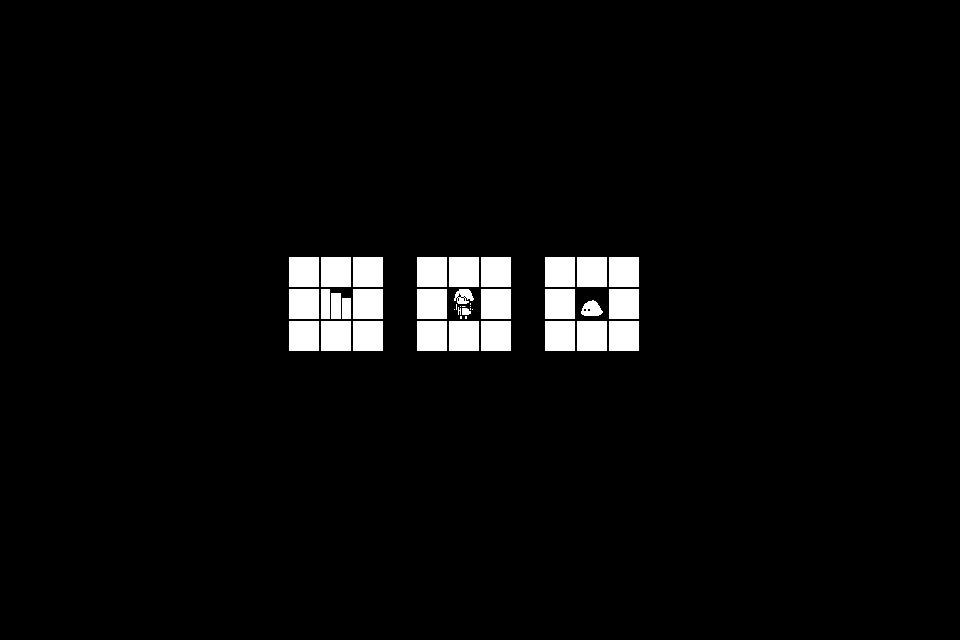

This is a level from a 2D game, rendered from its Tiled map with the project's own tilesets. A one-line summary and the complete map file follow:
An orthogonal 30x20 tile map with 32x32 px tiles, 3 tile layers (Tile Layer 1, Tile Layer 2, Tile Layer 3).

<map version="1.10" tiledversion="1.11.0" orientation="orthogonal" renderorder="right-down" width="30" height="20" tilewidth="32" tileheight="32" infinite="0" nextlayerid="4" nextobjectid="1">
 <editorsettings>
  <export target="../final_stage.json" format="json" />
 </editorsettings>
 <tileset firstgid="1" source="tileset.tsx" />
 <layer id="1" name="Tile Layer 1" width="30" height="20">
  <data encoding="csv">
3,3,3,3,3,3,3,3,3,3,3,3,3,3,3,3,3,3,3,3,3,3,3,3,3,3,3,3,3,3,
3,3,3,3,3,3,3,3,3,3,3,3,3,3,3,3,3,3,3,3,3,3,3,3,3,3,3,3,3,3,
3,3,3,3,3,3,3,3,3,3,3,3,3,3,3,3,3,3,3,3,3,3,3,3,3,3,3,3,3,3,
3,3,3,3,3,3,3,3,3,3,3,3,3,3,3,3,3,3,3,3,3,3,3,3,3,3,3,3,3,3,
3,3,3,3,3,3,3,3,3,3,3,3,3,3,3,3,3,3,3,3,3,3,3,3,3,3,3,3,3,3,
3,3,3,3,3,3,3,3,3,3,3,3,3,3,3,3,3,3,3,3,3,3,3,3,3,3,3,3,3,3,
3,3,3,3,3,3,3,3,3,3,3,3,3,3,3,3,3,3,3,3,3,3,3,3,3,3,3,3,3,3,
3,3,3,3,3,3,3,3,3,3,3,3,3,3,3,3,3,3,3,3,3,3,3,3,3,3,3,3,3,3,
3,3,3,3,3,3,3,3,3,3,3,3,3,3,3,3,3,3,3,3,3,3,3,3,3,3,3,3,3,3,
3,3,3,3,3,3,3,3,3,3,3,3,3,3,3,3,3,3,3,3,3,3,3,3,3,3,3,3,3,3,
3,3,3,3,3,3,3,3,3,3,3,3,3,3,3,3,3,3,3,3,3,3,3,3,3,3,3,3,3,3,
3,3,3,3,3,3,3,3,3,3,3,3,3,3,3,3,3,3,3,3,3,3,3,3,3,3,3,3,3,3,
3,3,3,3,3,3,3,3,3,3,3,3,3,3,3,3,3,3,3,3,3,3,3,3,3,3,3,3,3,3,
3,3,3,3,3,3,3,3,3,3,3,3,3,3,3,3,3,3,3,3,3,3,3,3,3,3,3,3,3,3,
3,3,3,3,3,3,3,3,3,3,3,3,3,3,3,3,3,3,3,3,3,3,3,3,3,3,3,3,3,3,
3,3,3,3,3,3,3,3,3,3,3,3,3,3,3,3,3,3,3,3,3,3,3,3,3,3,3,3,3,3,
3,3,3,3,3,3,3,3,3,3,3,3,3,3,3,3,3,3,3,3,3,3,3,3,3,3,3,3,3,3,
3,3,3,3,3,3,3,3,3,3,3,3,3,3,3,3,3,3,3,3,3,3,3,3,3,3,3,3,3,3,
3,3,3,3,3,3,3,3,3,3,3,3,3,3,3,3,3,3,3,3,3,3,3,3,3,3,3,3,3,3,
3,3,3,3,3,3,3,3,3,3,3,3,3,3,3,3,3,3,3,3,3,3,3,3,3,3,3,3,3,3
</data>
 </layer>
 <layer id="2" name="Tile Layer 2" width="30" height="20">
  <data encoding="csv">
0,0,0,0,0,0,0,0,0,0,0,0,0,0,0,0,0,0,0,0,0,0,0,0,0,0,0,0,0,0,
0,0,0,0,0,0,0,0,0,0,0,0,0,0,0,0,0,0,0,0,0,0,0,0,0,0,0,0,0,0,
0,0,0,0,0,0,0,0,0,0,0,0,0,0,0,0,0,0,0,0,0,0,0,0,0,0,0,0,0,0,
0,0,0,0,0,0,0,0,0,0,0,0,0,0,0,0,0,0,0,0,0,0,0,0,0,0,0,0,0,0,
0,0,0,0,0,0,0,0,0,0,0,0,0,0,0,0,0,0,0,0,0,0,0,0,0,0,0,0,0,0,
0,0,0,0,0,0,0,0,0,0,0,0,0,0,0,0,0,0,0,0,0,0,0,0,0,0,0,0,0,0,
0,0,0,0,0,0,0,0,0,0,0,0,0,0,0,0,0,0,0,0,0,0,0,0,0,0,0,0,0,0,
0,0,0,0,0,0,0,0,0,0,0,0,0,0,0,0,0,0,0,0,0,0,0,0,0,0,0,0,0,0,
0,0,0,0,0,0,0,0,0,4,4,4,0,4,4,4,0,4,4,4,0,0,0,0,0,0,0,0,0,0,
0,0,0,0,0,0,0,0,0,4,0,4,0,4,0,4,0,4,0,4,0,0,0,0,0,0,0,0,0,0,
0,0,0,0,0,0,0,0,0,4,4,4,0,4,4,4,0,4,4,4,0,0,0,0,0,0,0,0,0,0,
0,0,0,0,0,0,0,0,0,0,0,0,0,0,0,0,0,0,0,0,0,0,0,0,0,0,0,0,0,0,
0,0,0,0,0,0,0,0,0,0,0,0,0,0,0,0,0,0,0,0,0,0,0,0,0,0,0,0,0,0,
0,0,0,0,0,0,0,0,0,0,0,0,0,0,0,0,0,0,0,0,0,0,0,0,0,0,0,0,0,0,
0,0,0,0,0,0,0,0,0,0,0,0,0,0,0,0,0,0,0,0,0,0,0,0,0,0,0,0,0,0,
0,0,0,0,0,0,0,0,0,0,0,0,0,0,0,0,0,0,0,0,0,0,0,0,0,0,0,0,0,0,
0,0,0,0,0,0,0,0,0,0,0,0,0,0,0,0,0,0,0,0,0,0,0,0,0,0,0,0,0,0,
0,0,0,0,0,0,0,0,0,0,0,0,0,0,0,0,0,0,0,0,0,0,0,0,0,0,0,0,0,0,
0,0,0,0,0,0,0,0,0,0,0,0,0,0,0,0,0,0,0,0,0,0,0,0,0,0,0,0,0,0,
0,0,0,0,0,0,0,0,0,0,0,0,0,0,0,0,0,0,0,0,0,0,0,0,0,0,0,0,0,0
</data>
 </layer>
 <layer id="3" name="Tile Layer 3" width="30" height="20">
  <data encoding="csv">
0,0,0,0,0,0,0,0,0,0,0,0,0,0,0,0,0,0,0,0,0,0,0,0,0,0,0,0,0,0,
0,0,0,0,0,0,0,0,0,0,0,0,0,0,0,0,0,0,0,0,0,0,0,0,0,0,0,0,0,0,
0,0,0,0,0,0,0,0,0,0,0,0,0,0,0,0,0,0,0,0,0,0,0,0,0,0,0,0,0,0,
0,0,0,0,0,0,0,0,0,0,0,0,0,0,0,0,0,0,0,0,0,0,0,0,0,0,0,0,0,0,
0,0,0,0,0,0,0,0,0,0,0,0,0,0,0,0,0,0,0,0,0,0,0,0,0,0,0,0,0,0,
0,0,0,0,0,0,0,0,0,0,0,0,0,0,0,0,0,0,0,0,0,0,0,0,0,0,0,0,0,0,
0,0,0,0,0,0,0,0,0,0,0,0,0,0,0,0,0,0,0,0,0,0,0,0,0,0,0,0,0,0,
0,0,0,0,0,0,0,0,0,0,0,0,0,0,0,0,0,0,0,0,0,0,0,0,0,0,0,0,0,0,
0,0,0,0,0,0,0,0,0,0,0,0,0,0,0,0,0,0,0,0,0,0,0,0,0,0,0,0,0,0,
0,0,0,0,0,0,0,0,0,0,5,0,0,0,6,0,0,0,7,0,0,0,0,0,0,0,0,0,0,0,
0,0,0,0,0,0,0,0,0,0,0,0,0,0,0,0,0,0,0,0,0,0,0,0,0,0,0,0,0,0,
0,0,0,0,0,0,0,0,0,0,0,0,0,0,0,0,0,0,0,0,0,0,0,0,0,0,0,0,0,0,
0,0,0,0,0,0,0,0,0,0,0,0,0,0,0,0,0,0,0,0,0,0,0,0,0,0,0,0,0,0,
0,0,0,0,0,0,0,0,0,0,0,0,0,0,0,0,0,0,0,0,0,0,0,0,0,0,0,0,0,0,
0,0,0,0,0,0,0,0,0,0,0,0,0,0,0,0,0,0,0,0,0,0,0,0,0,0,0,0,0,0,
0,0,0,0,0,0,0,0,0,0,0,0,0,0,0,0,0,0,0,0,0,0,0,0,0,0,0,0,0,0,
0,0,0,0,0,0,0,0,0,0,0,0,0,0,0,0,0,0,0,0,0,0,0,0,0,0,0,0,0,0,
0,0,0,0,0,0,0,0,0,0,0,0,0,0,0,0,0,0,0,0,0,0,0,0,0,0,0,0,0,0,
0,0,0,0,0,0,0,0,0,0,0,0,0,0,0,0,0,0,0,0,0,0,0,0,0,0,0,0,0,0,
0,0,0,0,0,0,0,0,0,0,0,0,0,0,0,0,0,0,0,0,0,0,0,0,0,0,0,0,0,0
</data>
 </layer>
</map>
